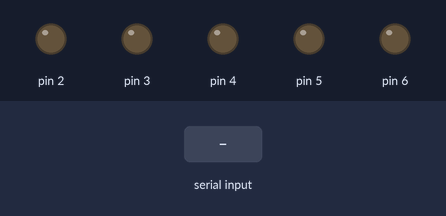
Recording of a sketch running on a simulated Arduino Uno, built with avr-gcc and run on an emulated ATmega328P. On the bench: output pins drawn as LEDs (lit = HIGH). The inputs (shaded band) are chosen by the test bench.

Above: at 1.2 s.
1.3 s: "90,45\n" received over Serial
2.8 s: "30,150\n" received over Serial
At 3.6 s:
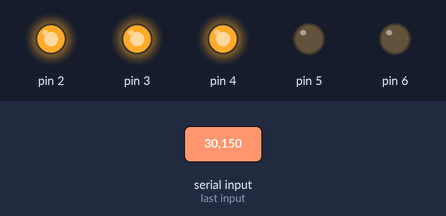
4.3 s: "200\n" received over Serial
At 4.7 s:
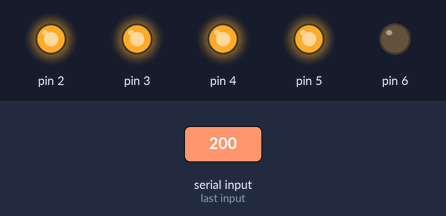
5.8 s: "5\n" received over Serial
At 6.9 s:
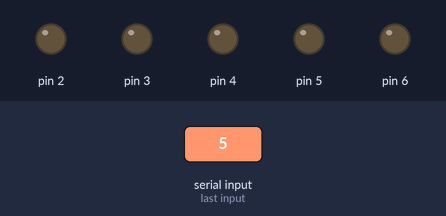
7.3 s: "90\n" received over Serial
At 8.1 s:
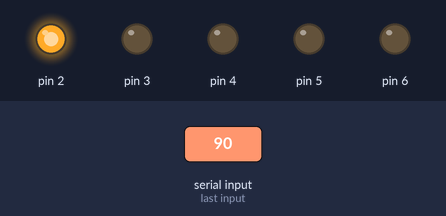
Timing chart, 0 to 9.8 s (numbered marks = the images above; inputs shaded):
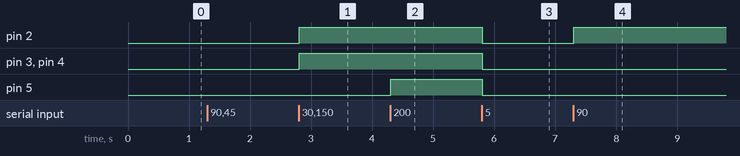

The sketch:

CSArduinoCommunication.ino
```cpp
// Number of connected LEDs
const int LEDS_NUMBER = 5;
// Number of the first LED
const int LED_OFFSET = 2;
// Max value to be sent from the CS script
const int MAX_VALUE = 300;

String receivedValue = "";

void setup() {
  // Set all given pins as outputs
  for (int i = LED_OFFSET; i < LED_OFFSET + LEDS_NUMBER; i++) {
    pinMode(i, OUTPUT);
  }
  Serial.begin(9600);
}

void loop() {
  // Read any serial input
  while (Serial.available() > 0) {
    char c = Serial.read();
    // If the received character is a number, concatenate it to the read value
    if (c <= '9' && c >= '0') {
      receivedValue.concat(c);
    }
    // If not, finish the reading and update LEDs accordingly
    else {
      updateLeds(receivedValue);
      receivedValue = "";
    }
  }
}

// Update the LEDs status depending on the received value and the given max value
void updateLeds(String value) {
  // Iterate over the given pin numbers
  for (int i = LED_OFFSET; i < LED_OFFSET + LEDS_NUMBER; i++) {
    // Decide if each LED should be on based on dividing the max value in equally distributed intervals
    if (value.toInt() >= (i - LED_OFFSET + 1) * (MAX_VALUE / (LEDS_NUMBER + 1))) {
      digitalWrite(i, HIGH);
    } else {
      digitalWrite(i, LOW);
    }
  }
}
```

Measured:
- after the input at 2.8 s, pin 2–4: LOW → HIGH at once
- after the input at 4.3 s, pin 5: LOW → HIGH at once
- after the input at 5.8 s, pin 2–5: HIGH → LOW at once
- after the input at 7.3 s, pin 2: LOW → HIGH at once
